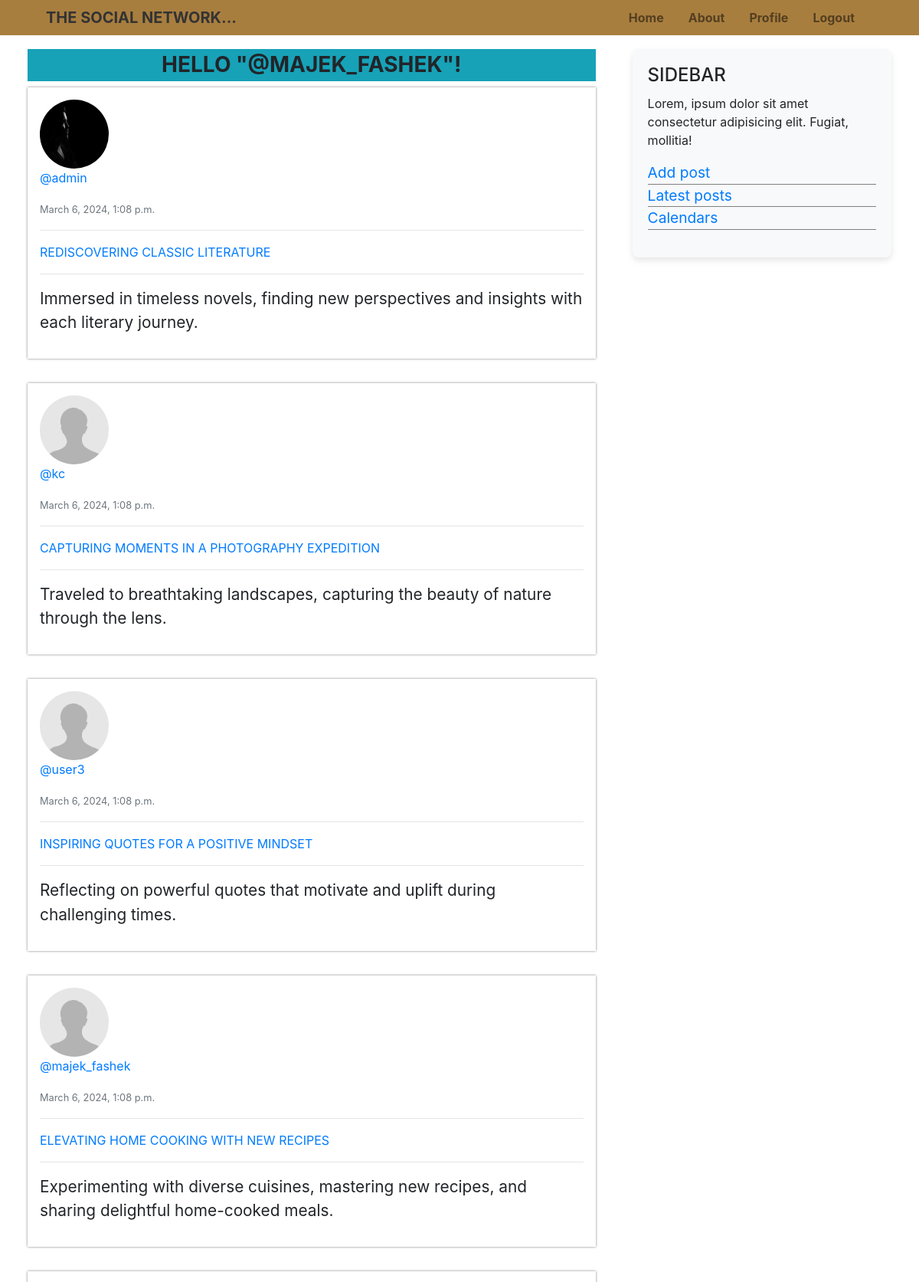
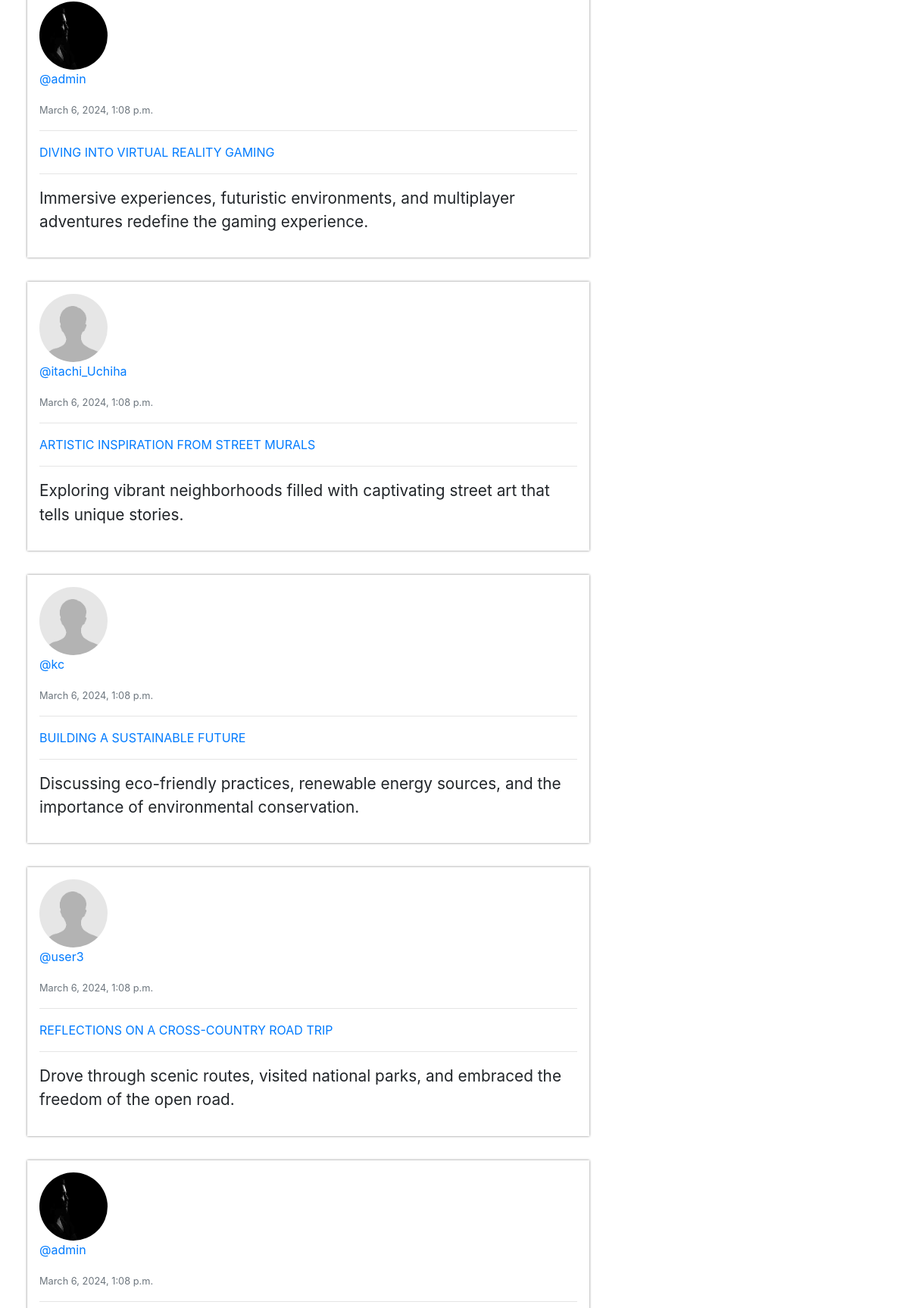
The page /home/ (signed in, upper part) on the database its author committed (2 pictures, top to bottom).
### blogapp/models.py (models this page shows, shortened)
class Post(models.Model):
    title = models.CharField(max_length=100)
    content = models.TextField()
    date_posted = models.DateTimeField(default=timezone.now) #uses the system timezone settings
    author = models.ForeignKey(User, on_delete=models.CASCADE)

### users/models.py (models this page shows, shortened)
class Profile(models.Model):
    user = models.OneToOneField(User,on_delete=models.CASCADE)
    image = models.ImageField(default='default.png', upload_to='profile_pics')

### blogapp/views.py (the view)
# urls.py: path("", views.Homepage.as_view(), name="blog-home"),           # HOMEPAGE LINK 1
@login_required
def home(request):
    post = Post.objects.all().order_by('-date_posted')  #'the minus sign is to sort in descending order'
    context = {
        'posts': post
    }
    return render(request, 'blogapp/index.html', context)

### blogapp/templates/blogapp/index.html (shortened to what this page needs)
<!DOCTYPE html>
<html lang="en">
    <head>
    {% load static %}
    <link rel="stylesheet" href="https://stackpath.bootstrapcdn.com/bootstrap/4.5.2/css/bootstrap.min.css">
    <link rel="stylesheet" href="{% static 'css/index.css' %}?{% now 'U'%}">
</head>
<body>
    <div class="body-content">
        {% block navbar %}
        <nav class="navbar navbar-expand-lg navbar-light navbar-custom">
        {% if request.user.is_authenticated %}
            <a class="navbar-brand" href="{% url 'blog-home'%}">THE SOCIAL NETWORK...</a>
        {% else %}
            <a class="navbar-brand" href="{% url 'login'%}">THE SOCIAL NETWORK...</a>
        {% endif %}
            <div class="collapse navbar-collapse" id="navbarNav">
                <ul class="navbar-nav ml-auto">
                {% if request.user.is_authenticated %}
                    <li class="nav-item ">
                        <a class="nav-link" href="{% url 'blog-home'%}">Home</a>
                    </li>
                    <li class="nav-item">
                        <a class="nav-link" href="{% url 'blog-about'%}">About</a>
                    </li>
                    <li class="nav-item">
                        <a class="nav-link" href="{% url 'profile'%}">Profile</a>
                    </li>
                    <li class="nav-item">
                        <button type="button" class="nav-link" data-bs-toggle="modal" data-bs-target="#exampleModal">Logout</button>
                    </li>
                {% endif %}
                </ul>
            </div>
        </nav>
        {% endblock navbar %}
        {% block body %}
        <section class="content-container">
            <div class="left-section">
            {% block content %}
                <div class="container-fluid bg-info text-uppercase font-weight-bold h3 text-lg-center p-1">
                    HELLO "@{{request.user.username}}"!
                </div>
                {% for item in posts %}
                    <div class="contents">
                        <img src="{{item.author.profile.image.url}}" alt="dp" class="rounded-circle dp">
                        <div class="media-body">
                            {% if item.author != request.user %}
                                <p class="author"><a href="{% url 'blog-profile' item.author.profile.user item.author.profile.pk %}" class="author text-decoration-none">@{{item.author}}</a></p>
                            {% else %}
                                <p class="author"><a href="{% url 'profile' %}" class="author text-decoration-none">@{{item.author}}</a></p>
                            {% endif %}
                            <small class="text-muted">
                                {{item.date_posted}}
                            </small>
                        </div>
                        <hr>
                        <p class="title mb-0"><a href="{% url 'post-detail' item.pk %}" class="text-decoration-none">{{item.title}} </a></p>
                        <hr>
                        <p class="post-content">{{item.content}}</p>
                    </div>
                {% endfor %}
            {% endblock content %}
            </div>
            {% block sidebar %}
                <div class="right-section">
                    <div class="sidebar">
                        <h2>SIDEBAR</h2>
                        <p>Lorem, ipsum dolor sit amet consectetur adipisicing elit. Fugiat, mollitia!</p>
                        <ul>
                            <li><a href="{% url 'post-create'%}">Add post</a></li>
                            <li><a href="#">Latest posts</a></li>
                            <li><a href="#">Calendars</a></li>
                        </ul>
                    </div>
                </div>
            {% endblock sidebar %}
        </section>
    {% endblock body %}
    </div>
</body>
</html>

### blogapp/static/css/index.css (style rules this page uses)
* { padding: 0; margin: 0; box-sizing: border-box; }
.navbar-custom { background-color: #a87e3f; }
.navbar-custom .navbar-brand, .navbar-custom { color: #333; }
.nav-link { color: rgb(17, 19, 17); }
.navbar-brand { font-weight: 700; }
.nav-item { margin-right: 1rem; font-weight: 700; }
.navbar { padding: 3px 5%; }
section.content-container { padding: 1.5% 3% 2%; display: flex; flex: 1; gap: 3rem; justify-content: space-evenly; }
.right-section { flex-shrink: 0; flex-basis: 30%; }
.sidebar { background-color: #f8f9fa; padding: 20px; border-radius: 8px; box-shadow: 0 4px 8px rgba(0, 0, 0, 0.1); width: 100%; }
.sidebar h2 { font-size: 1.5em; margin-bottom: 10px; }
.sidebar ul { width: 100%; list-style: none; padding: 0; }
.sidebar li { font-size: 1.2em; border-bottom: 1px solid grey; }
li a:hover, li a { text-decoration: none; }
.contents { margin-bottom: 2rem; box-shadow: 0 0 3px grey; padding: 1rem; }
.contents p.title { text-transform: uppercase; }
button { font-weight: 700; background: transparent; border: none; outline: none; cursor: pointer; }
.dp { width: 90px; height: 90px; }
.post-content { font-size: 1.3rem; }

### rows shown on the page
Post: author.profile.image (picture), author "admin", date_posted "March 6, 2024, 1:08 p.m.", title "REDISCOVERING CLASSIC LITERATURE", content "Immersed in timeless novels, finding new perspectives and insights with each literary journey."
Post: author.profile.image (placeholder picture), author "kc", date_posted "March 6, 2024, 1:08 p.m.", title "CAPTURING MOMENTS IN A PHOTOGRAPHY EXPEDITION", content "Traveled to breathtaking landscapes, capturing the beauty of nature through the lens."
Post: author.profile.image (placeholder picture), author "user3", date_posted "March 6, 2024, 1:08 p.m.", title "INSPIRING QUOTES FOR A POSITIVE MINDSET", content "Reflecting on powerful quotes that motivate and uplift during challenging times."
Post: author.profile.image (placeholder picture), author "majek_fashek", date_posted "March 6, 2024, 1:08 p.m.", title "ELEVATING HOME COOKING WITH NEW RECIPES", content "Experimenting with diverse cuisines, mastering new recipes, and sharing delightful home-cooked meals."
Post: author.profile.image (picture), author "admin", date_posted "March 6, 2024, 1:08 p.m.", title "DIVING INTO VIRTUAL REALITY GAMING", content "Immersive experiences, futuristic environments, and multiplayer adventures redefine the gaming experience."
Post: author.profile.image (placeholder picture), author "itachi_Uchiha", date_posted "March 6, 2024, 1:08 p.m.", title "ARTISTIC INSPIRATION FROM STREET MURALS", content "Exploring vibrant neighborhoods filled with captivating street art that tells unique stories."
Post: author.profile.image (placeholder picture), author "kc", date_posted "March 6, 2024, 1:08 p.m.", title "BUILDING A SUSTAINABLE FUTURE", content "Discussing eco-friendly practices, renewable energy sources, and the importance of environmental conservation."
Post: author.profile.image (placeholder picture), author "user3", date_posted "March 6, 2024, 1:08 p.m.", title "REFLECTIONS ON A CROSS-COUNTRY ROAD TRIP", content "Drove through scenic routes, visited national parks, and embraced the freedom of the open road."
Post: author.profile.image (picture), author "admin", date_posted "March 6, 2024, 1:08 p.m."

### other values the page prints
{{ request.user.username }} "MAJEK_FASHEK"
